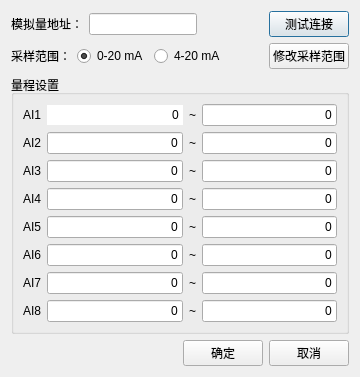
<?xml version="1.0" encoding="UTF-8"?>
<ui version="4.0">
 <class>Dialog</class>
 <widget class="QDialog" name="Dialog">
  <property name="geometry">
   <rect>
    <x>0</x>
    <y>0</y>
    <width>360</width>
    <height>361</height>
   </rect>
  </property>
  <property name="sizePolicy">
   <sizepolicy hsizetype="Preferred" vsizetype="Preferred">
    <horstretch>0</horstretch>
    <verstretch>0</verstretch>
   </sizepolicy>
  </property>
  <property name="windowTitle">
   <string>模块设置</string>
  </property>
  <layout class="QVBoxLayout" name="verticalLayout_2">
   <item>
    <layout class="QHBoxLayout" name="horizontalLayout_8">
     <item>
      <layout class="QHBoxLayout" name="horizontalLayout_7">
       <item>
        <widget class="QLabel" name="label_6">
         <property name="text">
          <string>模拟量地址：</string>
         </property>
        </widget>
       </item>
       <item>
        <widget class="QLineEdit" name="modelAdrLineEdit">
         <property name="maxLength">
          <number>3</number>
         </property>
        </widget>
       </item>
      </layout>
     </item>
     <item>
      <spacer name="horizontalSpacer_2">
       <property name="orientation">
        <enum>Qt::Horizontal</enum>
       </property>
       <property name="sizeHint" stdset="0">
        <size>
         <width>40</width>
         <height>20</height>
        </size>
       </property>
      </spacer>
     </item>
     <item>
      <widget class="QPushButton" name="connectTestPushButton">
       <property name="text">
        <string>测试连接</string>
       </property>
      </widget>
     </item>
    </layout>
   </item>
   <item>
    <layout class="QHBoxLayout" name="horizontalLayout_10">
     <item>
      <layout class="QHBoxLayout" name="horizontalLayout_9">
       <item>
        <widget class="QLabel" name="label_7">
         <property name="text">
          <string>采样范围：</string>
         </property>
        </widget>
       </item>
       <item>
        <widget class="QRadioButton" name="range0RadioButton">
         <property name="text">
          <string>0-20 mA</string>
         </property>
         <property name="checked">
          <bool>true</bool>
         </property>
        </widget>
       </item>
       <item>
        <widget class="QRadioButton" name="range4RadioButton">
         <property name="text">
          <string>4-20 mA</string>
         </property>
        </widget>
       </item>
      </layout>
     </item>
     <item>
      <spacer name="horizontalSpacer_3">
       <property name="orientation">
        <enum>Qt::Horizontal</enum>
       </property>
       <property name="sizeHint" stdset="0">
        <size>
         <width>40</width>
         <height>20</height>
        </size>
       </property>
      </spacer>
     </item>
     <item>
      <widget class="QPushButton" name="changeRangePushButton">
       <property name="text">
        <string>修改采样范围</string>
       </property>
      </widget>
     </item>
    </layout>
   </item>
   <item>
    <widget class="QGroupBox" name="groupBox">
     <property name="title">
      <string>量程设置</string>
     </property>
     <layout class="QVBoxLayout" name="verticalLayout">
      <item>
       <layout class="QHBoxLayout" name="horizontalLayout">
        <item>
         <widget class="QLabel" name="label">
          <property name="text">
           <string>AI1</string>
          </property>
         </widget>
        </item>
        <item>
         <widget class="QLineEdit" name="AI1_range_start">
          <property name="text">
           <string>0</string>
          </property>
          <property name="maxLength">
           <number>5</number>
          </property>
          <property name="frame">
           <bool>false</bool>
          </property>
          <property name="alignment">
           <set>Qt::AlignRight|Qt::AlignTrailing|Qt::AlignVCenter</set>
          </property>
         </widget>
        </item>
        <item>
         <widget class="QLabel" name="label_2">
          <property name="text">
           <string>~</string>
          </property>
         </widget>
        </item>
        <item>
         <widget class="QLineEdit" name="AI1_range_end">
          <property name="text">
           <string>0</string>
          </property>
          <property name="maxLength">
           <number>5</number>
          </property>
          <property name="alignment">
           <set>Qt::AlignRight|Qt::AlignTrailing|Qt::AlignVCenter</set>
          </property>
         </widget>
        </item>
       </layout>
      </item>
      <item>
       <layout class="QHBoxLayout" name="horizontalLayout_2">
        <item>
         <widget class="QLabel" name="label_3">
          <property name="text">
           <string>AI2</string>
          </property>
         </widget>
        </item>
        <item>
         <widget class="QLineEdit" name="AI2_range_start">
          <property name="text">
           <string>0</string>
          </property>
          <property name="maxLength">
           <number>5</number>
          </property>
          <property name="alignment">
           <set>Qt::AlignRight|Qt::AlignTrailing|Qt::AlignVCenter</set>
          </property>
         </widget>
        </item>
        <item>
         <widget class="QLabel" name="label_4">
          <property name="text">
           <string>~</string>
          </property>
         </widget>
        </item>
        <item>
         <widget class="QLineEdit" name="AI2_range_end">
          <property name="text">
           <string>0</string>
          </property>
          <property name="maxLength">
           <number>5</number>
          </property>
          <property name="alignment">
           <set>Qt::AlignRight|Qt::AlignTrailing|Qt::AlignVCenter</set>
          </property>
         </widget>
        </item>
       </layout>
      </item>
      <item>
       <layout class="QHBoxLayout" name="horizontalLayout_3">
        <item>
         <widget class="QLabel" name="label_5">
          <property name="text">
           <string>AI3</string>
          </property>
         </widget>
        </item>
        <item>
         <widget class="QLineEdit" name="AI3_range_start">
          <property name="text">
           <string>0</string>
          </property>
          <property name="maxLength">
           <number>5</number>
          </property>
          <property name="alignment">
           <set>Qt::AlignRight|Qt::AlignTrailing|Qt::AlignVCenter</set>
          </property>
         </widget>
        </item>
        <item>
         <widget class="QLabel" name="label_8">
          <property name="text">
           <string>~</string>
          </property>
         </widget>
        </item>
        <item>
         <widget class="QLineEdit" name="AI3_range_end">
          <property name="text">
           <string>0</string>
          </property>
          <property name="maxLength">
           <number>5</number>
          </property>
          <property name="alignment">
           <set>Qt::AlignRight|Qt::AlignTrailing|Qt::AlignVCenter</set>
          </property>
         </widget>
        </item>
       </layout>
      </item>
      <item>
       <layout class="QHBoxLayout" name="horizontalLayout_4">
        <item>
         <widget class="QLabel" name="label_9">
          <property name="text">
           <string>AI4</string>
          </property>
         </widget>
        </item>
        <item>
         <widget class="QLineEdit" name="AI4_range_start">
          <property name="text">
           <string>0</string>
          </property>
          <property name="maxLength">
           <number>5</number>
          </property>
          <property name="alignment">
           <set>Qt::AlignRight|Qt::AlignTrailing|Qt::AlignVCenter</set>
          </property>
         </widget>
        </item>
        <item>
         <widget class="QLabel" name="label_10">
          <property name="text">
           <string>~</string>
          </property>
         </widget>
        </item>
        <item>
         <widget class="QLineEdit" name="AI4_range_end">
          <property name="text">
           <string>0</string>
          </property>
          <property name="maxLength">
           <number>5</number>
          </property>
          <property name="alignment">
           <set>Qt::AlignRight|Qt::AlignTrailing|Qt::AlignVCenter</set>
          </property>
         </widget>
        </item>
       </layout>
      </item>
      <item>
       <layout class="QHBoxLayout" name="horizontalLayout_5">
        <item>
         <widget class="QLabel" name="label_11">
          <property name="text">
           <string>AI5</string>
          </property>
         </widget>
        </item>
        <item>
         <widget class="QLineEdit" name="AI5_range_start">
          <property name="text">
           <string>0</string>
          </property>
          <property name="maxLength">
           <number>5</number>
          </property>
          <property name="alignment">
           <set>Qt::AlignRight|Qt::AlignTrailing|Qt::AlignVCenter</set>
          </property>
         </widget>
        </item>
        <item>
         <widget class="QLabel" name="label_12">
          <property name="text">
           <string>~</string>
          </property>
         </widget>
        </item>
        <item>
         <widget class="QLineEdit" name="AI5_range_end">
          <property name="text">
           <string>0</string>
          </property>
          <property name="maxLength">
           <number>5</number>
          </property>
          <property name="alignment">
           <set>Qt::AlignRight|Qt::AlignTrailing|Qt::AlignVCenter</set>
          </property>
         </widget>
        </item>
       </layout>
      </item>
      <item>
       <layout class="QHBoxLayout" name="horizontalLayout_6">
        <item>
         <widget class="QLabel" name="label_13">
          <property name="text">
           <string>AI6</string>
          </property>
         </widget>
        </item>
        <item>
         <widget class="QLineEdit" name="AI6_range_start">
          <property name="text">
           <string>0</string>
          </property>
          <property name="maxLength">
           <number>5</number>
          </property>
          <property name="alignment">
           <set>Qt::AlignRight|Qt::AlignTrailing|Qt::AlignVCenter</set>
          </property>
         </widget>
        </item>
        <item>
         <widget class="QLabel" name="label_14">
          <property name="text">
           <string>~</string>
          </property>
         </widget>
        </item>
        <item>
         <widget class="QLineEdit" name="AI6_range_end">
          <property name="text">
           <string>0</string>
          </property>
          <property name="maxLength">
           <number>5</number>
          </property>
          <property name="alignment">
           <set>Qt::AlignRight|Qt::AlignTrailing|Qt::AlignVCenter</set>
          </property>
         </widget>
        </item>
       </layout>
      </item>
      <item>
       <layout class="QHBoxLayout" name="horizontalLayout_11">
        <item>
         <widget class="QLabel" name="label_15">
          <property name="text">
           <string>AI7</string>
          </property>
         </widget>
        </item>
        <item>
         <widget class="QLineEdit" name="AI7_range_start">
          <property name="text">
           <string>0</string>
          </property>
          <property name="maxLength">
           <number>5</number>
          </property>
          <property name="alignment">
           <set>Qt::AlignRight|Qt::AlignTrailing|Qt::AlignVCenter</set>
          </property>
         </widget>
        </item>
        <item>
         <widget class="QLabel" name="label_16">
          <property name="text">
           <string>~</string>
          </property>
         </widget>
        </item>
        <item>
         <widget class="QLineEdit" name="AI7_range_end">
          <property name="text">
           <string>0</string>
          </property>
          <property name="maxLength">
           <number>5</number>
          </property>
          <property name="alignment">
           <set>Qt::AlignRight|Qt::AlignTrailing|Qt::AlignVCenter</set>
          </property>
         </widget>
        </item>
       </layout>
      </item>
      <item>
       <layout class="QHBoxLayout" name="horizontalLayout_12">
        <item>
         <widget class="QLabel" name="label_17">
          <property name="text">
           <string>AI8</string>
          </property>
         </widget>
        </item>
        <item>
         <widget class="QLineEdit" name="AI8_range_start">
          <property name="text">
           <string>0</string>
          </property>
          <property name="maxLength">
           <number>5</number>
          </property>
          <property name="alignment">
           <set>Qt::AlignRight|Qt::AlignTrailing|Qt::AlignVCenter</set>
          </property>
         </widget>
        </item>
        <item>
         <widget class="QLabel" name="label_18">
          <property name="text">
           <string>~</string>
          </property>
         </widget>
        </item>
        <item>
         <widget class="QLineEdit" name="AI8_range_end">
          <property name="text">
           <string>0</string>
          </property>
          <property name="maxLength">
           <number>5</number>
          </property>
          <property name="alignment">
           <set>Qt::AlignRight|Qt::AlignTrailing|Qt::AlignVCenter</set>
          </property>
         </widget>
        </item>
       </layout>
      </item>
     </layout>
    </widget>
   </item>
   <item>
    <layout class="QHBoxLayout" name="horizontalLayout_13">
     <item>
      <spacer name="horizontalSpacer">
       <property name="orientation">
        <enum>Qt::Horizontal</enum>
       </property>
       <property name="sizeHint" stdset="0">
        <size>
         <width>40</width>
         <height>20</height>
        </size>
       </property>
      </spacer>
     </item>
     <item>
      <widget class="QPushButton" name="okPushButton">
       <property name="text">
        <string>确定</string>
       </property>
      </widget>
     </item>
     <item>
      <widget class="QPushButton" name="cancelPushButton">
       <property name="text">
        <string>取消</string>
       </property>
      </widget>
     </item>
    </layout>
   </item>
  </layout>
 </widget>
 <resources/>
 <connections/>
</ui>
